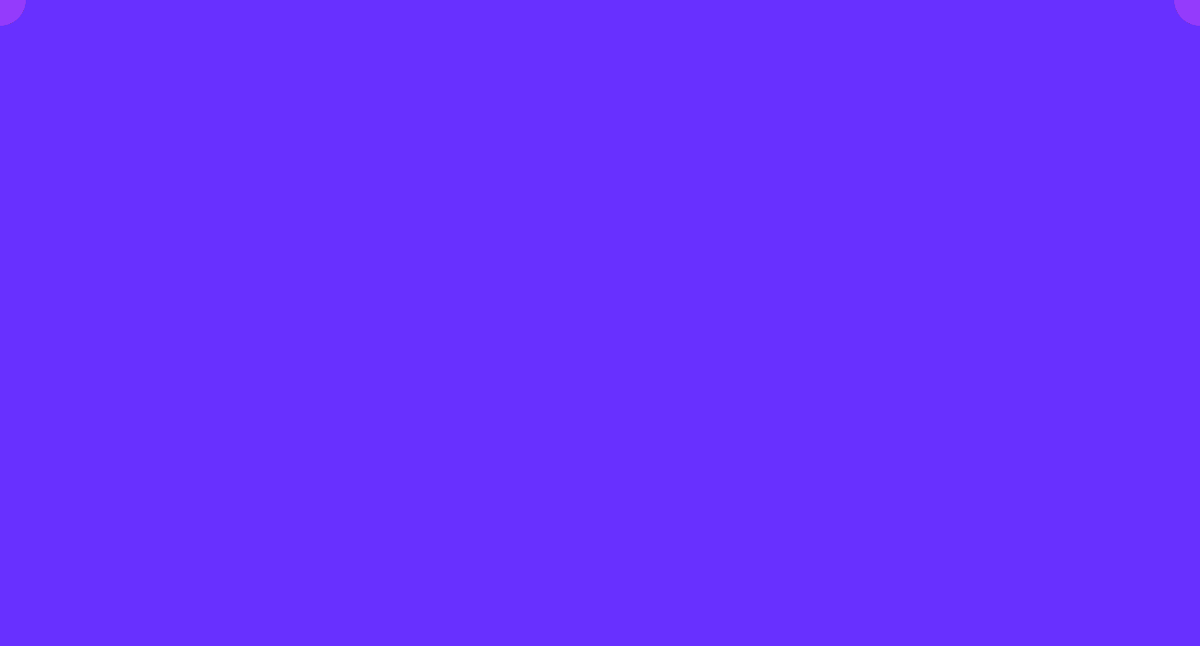
Frame 1 (no input)
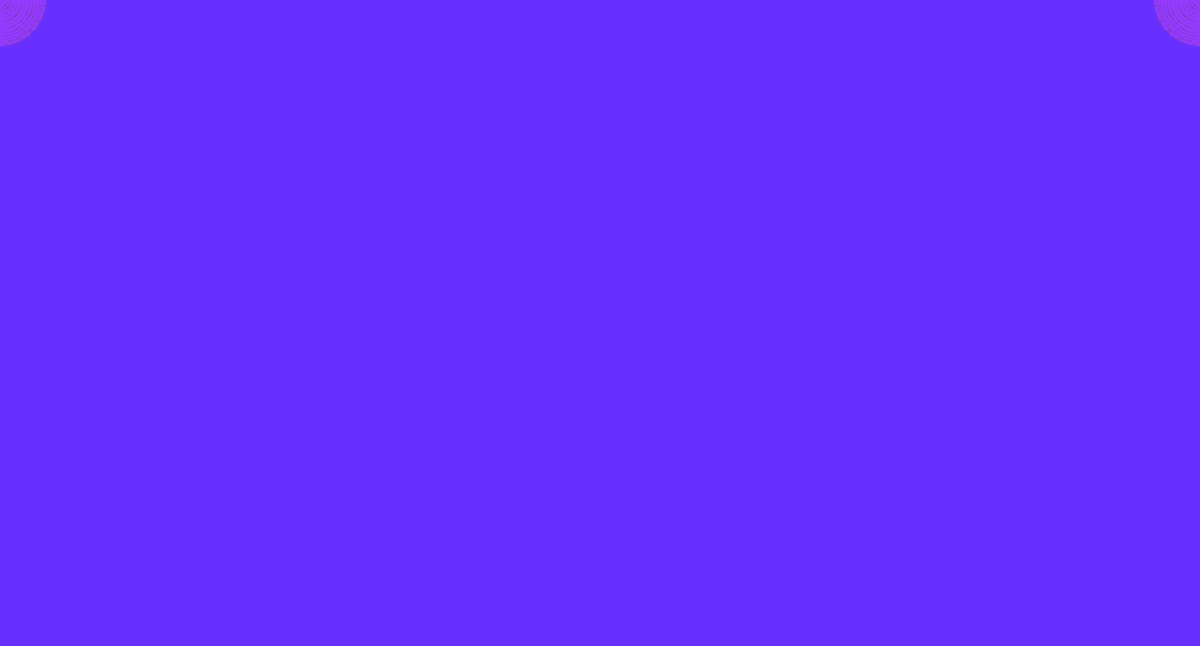
Frame 60 (the mouse pressed at the canvas centre just before this capture)
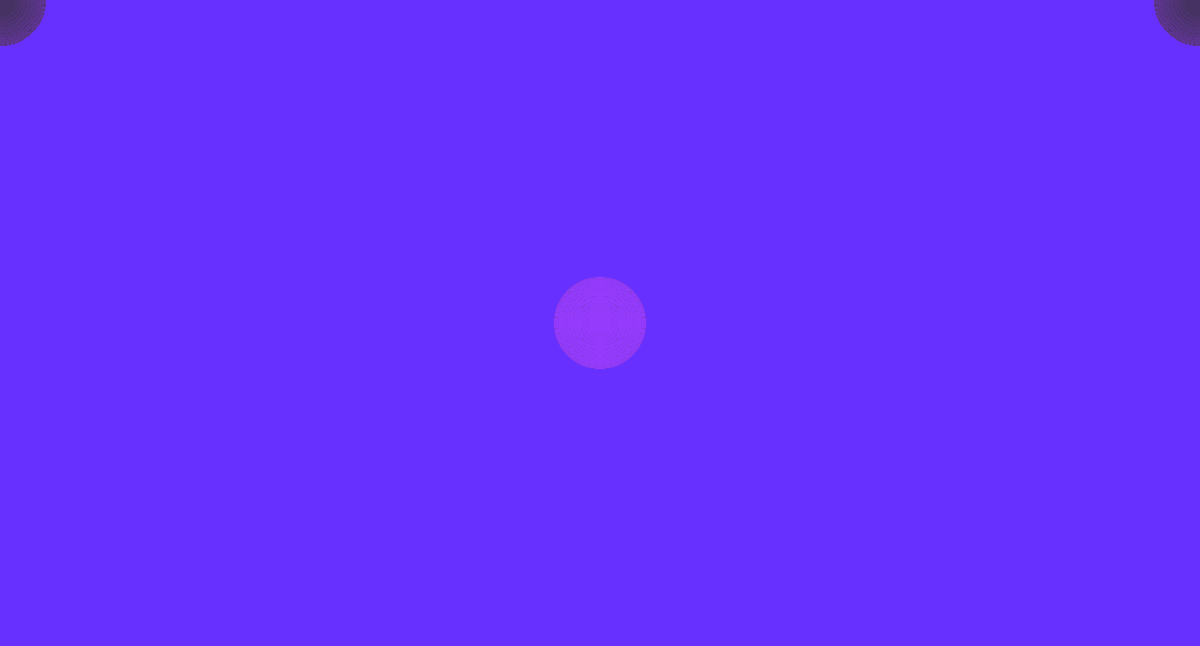
Frame 120 (the mouse held since frame 60 and released just before this capture)

The Processing sketch that drew these frames (run headless with seeded random() and noise(); from frame 60 on, the mouse is pressed at the canvas centre):

// Processing sketch: processing_156996
// ── processing_156996.pde


int numCircles = 100; //100 slot array for circleX and circleY
int[]circleX = new int[numCircles];
int[]circleY = new int[numCircles];

int[]mirrorX = new int[numCircles];

int diam = 50;
int time = 0;

boolean mode = true;

void setup() {
  size(1300, 700);
  smooth();
  frameRate(20);
  for (int i=0; i < numCircles; i++) { //all slot values start at 0 when sketch initiates
    circleX[i]=0;
    circleY[i]=0;
  }
   background(random(20, 150), random(45, 60), 255); //inital background color is a random 
   //shade of pink or blue or purple
}

void draw() {

  for (int i = 0; i < numCircles-1; i++) {
    circleX[i] = circleX[i+1];
    circleY[i] = circleY[i+1];
  }

  circleX[numCircles-1]=mouseX;
  circleY[numCircles-1]=mouseY;

  for (int i = 0; i < numCircles; i++) {
    fill(map(i, 0, numCircles, 20, 150), map(i, 0, numCircles, 45, 60), map(i, 0, numCircles, 0, 255));
    noStroke();
    time = int(millis()*0.01) + 1;
    diam = int(50*(1+sin(time*PI/frameRate))); //changes diameter according to 1+sin(time*PI/frameRate)
    ellipse(circleX[i], circleY[i], diam, diam);
  }
  
  if(mode==true){
    
    for (int i = 0; i < numCircles; i++){
    mirrorX[i] = width-circleX[i];
    }
    
    for (int i = 0; i < numCircles; i++) {
    fill(map(i, 0, numCircles, 20, 150), map(i, 0, numCircles, 45, 60), map(i, 0, numCircles, 0, 255));
    noStroke();
    time = int(millis()*0.01) + 1;
    diam = int(50*(1+sin(time*PI/frameRate))); //changes diameter according to 1+sin(time*PI/frameRate)
    ellipse(mirrorX[i], circleY[i], diam, diam);
    }
  }
}

void mousePressed(){
  background(random(20, 150), random(45, 60), 255); //randomly changes background color
}
